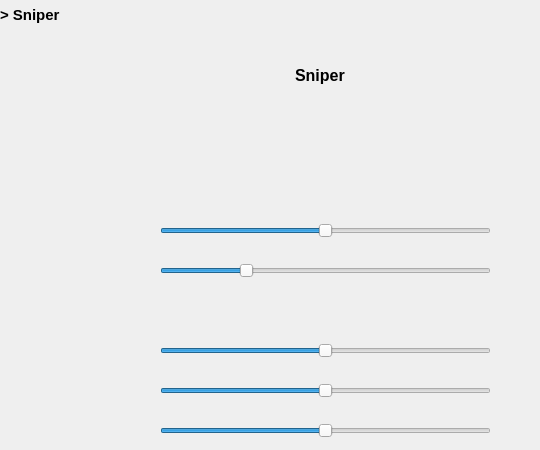
       <widget class="QWidget" name="weapon_sniper_page">
        <widget class="QLabel" name="label_weapon_sniper">
         <property name="geometry">
          <rect>
           <x>0</x>
           <y>0</y>
           <width>160</width>
           <height>30</height>
          </rect>
         </property>
         <property name="minimumSize">
          <size>
           <width>160</width>
           <height>30</height>
          </size>
         </property>
         <property name="maximumSize">
          <size>
           <width>160</width>
           <height>30</height>
          </size>
         </property>
         <property name="font">
          <font>
           <family>Yu Gothic UI</family>
           <pointsize>11</pointsize>
           <weight>75</weight>
           <bold>true</bold>
          </font>
         </property>
         <property name="text">
          <string>&gt; Sniper</string>
         </property>
        </widget>
        <widget class="QLabel" name="label_weapon_title_sniper">
         <property name="geometry">
          <rect>
           <x>295</x>
           <y>60</y>
           <width>61</width>
           <height>30</height>
          </rect>
         </property>
         <property name="minimumSize">
          <size>
           <width>0</width>
           <height>30</height>
          </size>
         </property>
         <property name="maximumSize">
          <size>
           <width>160</width>
           <height>30</height>
          </size>
         </property>
         <property name="font">
          <font>
           <family>Yu Gothic UI</family>
           <pointsize>12</pointsize>
           <weight>75</weight>
           <bold>true</bold>
          </font>
         </property>
         <property name="styleSheet">
          <string notr="true">color: rgb(0,0,0)</string>
         </property>
         <property name="text">
          <string>Sniper</string>
         </property>
        </widget>
        <widget class="QSlider" name="value_aim_range_sniper">
         <property name="geometry">
          <rect>
           <x>160</x>
           <y>220</y>
           <width>331</width>
           <height>22</height>
          </rect>
         </property>
         <property name="maximum">
          <number>100</number>
         </property>
         <property name="singleStep">
          <number>10</number>
         </property>
         <property name="value">
          <number>50</number>
         </property>
         <property name="orientation">
          <enum>Qt::Horizontal</enum>
         </property>
         <property name="invertedAppearance">
          <bool>false</bool>
         </property>
         <property name="tickPosition">
          <enum>QSlider::NoTicks</enum>
         </property>
         <property name="tickInterval">
          <number>50</number>
         </property>
        </widget>
        <widget class="QSlider" name="value_dead_range_sniper">
         <property name="geometry">
          <rect>
           <x>160</x>
           <y>260</y>
           <width>331</width>
           <height>21</height>
          </rect>
         </property>
         <property name="maximum">
          <number>100</number>
         </property>
         <property name="singleStep">
          <number>10</number>
         </property>
         <property name="value">
          <number>25</number>
         </property>
         <property name="orientation">
          <enum>Qt::Horizontal</enum>
         </property>
         <property name="invertedAppearance">
          <bool>false</bool>
         </property>
         <property name="tickPosition">
          <enum>QSlider::NoTicks</enum>
         </property>
         <property name="tickInterval">
          <number>25</number>
         </property>
        </widget>
        <widget class="QSlider" name="value_pid_p_sniper">
         <property name="geometry">
          <rect>
           <x>160</x>
           <y>340</y>
           <width>331</width>
           <height>21</height>
          </rect>
         </property>
         <property name="maximum">
          <number>100</number>
         </property>
         <property name="singleStep">
          <number>10</number>
         </property>
         <property name="value">
          <number>50</number>
         </property>
         <property name="orientation">
          <enum>Qt::Horizontal</enum>
         </property>
         <property name="invertedAppearance">
          <bool>false</bool>
         </property>
         <property name="tickPosition">
          <enum>QSlider::NoTicks</enum>
         </property>
         <property name="tickInterval">
          <number>25</number>
         </property>
        </widget>
        <widget class="QSlider" name="value_pid_i_sniper">
         <property name="geometry">
          <rect>
           <x>160</x>
           <y>380</y>
           <width>331</width>
           <height>21</height>
          </rect>
         </property>
         <property name="maximum">
          <number>100</number>
         </property>
         <property name="singleStep">
          <number>10</number>
         </property>
         <property name="value">
          <number>50</number>
         </property>
         <property name="orientation">
          <enum>Qt::Horizontal</enum>
         </property>
         <property name="invertedAppearance">
          <bool>false</bool>
         </property>
         <property name="tickPosition">
          <enum>QSlider::NoTicks</enum>
         </property>
         <property name="tickInterval">
          <number>25</number>
         </property>
        </widget>
        <widget class="QSlider" name="value_pid_d_sniper">
         <property name="geometry">
          <rect>
           <x>160</x>
           <y>420</y>
           <width>331</width>
           <height>21</height>
          </rect>
         </property>
         <property name="maximum">
          <number>100</number>
         </property>
         <property name="singleStep">
          <number>10</number>
         </property>
         <property name="value">
          <number>50</number>
         </property>
         <property name="orientation">
          <enum>Qt::Horizontal</enum>
         </property>
         <property name="invertedAppearance">
          <bool>false</bool>
         </property>
         <property name="tickPosition">
          <enum>QSlider::NoTicks</enum>
         </property>
         <property name="tickInterval">
          <number>25</number>
         </property>
        </widget>
        <widget class="QPushButton" name="value_enabled_sniper">
         <property name="geometry">
          <rect>
           <x>470</x>
           <y>133</y>
           <width>61</width>
           <height>35</height>
          </rect>
         </property>
         <property name="styleSheet">
          <string notr="true">#value_enabled_sniper {
	image: url(:/resources/Resources/icon/button_off.png);
	background-color: rgba(0, 0, 0, 0);
	border:none;
}

#value_enabled_sniper:checked {
	image: url(:/resources/Resources/icon/button_on.png);
}
</string>
         </property>
         <property name="text">
          <string/>
         </property>
         <property name="checkable">
          <bool>true</bool>
         </property>
        </widget>
       </widget>
